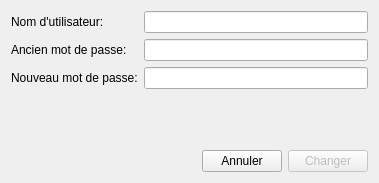
<?xml version="1.0" encoding="UTF-8"?>
<ui version="4.0">
 <class>PasswordManagment</class>
 <widget class="QDialog" name="PasswordManagment">
  <property name="geometry">
   <rect>
    <x>0</x>
    <y>0</y>
    <width>379</width>
    <height>183</height>
   </rect>
  </property>
  <property name="windowTitle">
   <string>Changer son mot de passe</string>
  </property>
  <layout class="QGridLayout" name="gridLayout_2">
   <item row="1" column="0">
    <layout class="QGridLayout" name="gridLayout">
     <item row="0" column="0">
      <widget class="QLabel" name="pseudo_label">
       <property name="text">
        <string>Nom d'utilisateur:</string>
       </property>
       <property name="buddy">
        <cstring>pseudo_input</cstring>
       </property>
      </widget>
     </item>
     <item row="2" column="0">
      <widget class="QLabel" name="new_password_label">
       <property name="text">
        <string>Nouveau mot de passe:</string>
       </property>
       <property name="buddy">
        <cstring>new_password_input</cstring>
       </property>
      </widget>
     </item>
     <item row="0" column="1">
      <widget class="Input" name="pseudo_input"/>
     </item>
     <item row="1" column="1">
      <widget class="Input" name="old_password_input">
       <property name="echoMode">
        <enum>QLineEdit::Password</enum>
       </property>
      </widget>
     </item>
     <item row="2" column="1">
      <widget class="Input" name="new_password_input">
       <property name="echoMode">
        <enum>QLineEdit::Password</enum>
       </property>
      </widget>
     </item>
     <item row="1" column="0">
      <widget class="QLabel" name="old_password_label">
       <property name="text">
        <string>Ancien mot de passe:</string>
       </property>
       <property name="buddy">
        <cstring>old_password_input</cstring>
       </property>
      </widget>
     </item>
    </layout>
   </item>
   <item row="3" column="0">
    <layout class="QHBoxLayout" name="horizontalLayout">
     <item>
      <spacer name="horizontalSpacer">
       <property name="orientation">
        <enum>Qt::Horizontal</enum>
       </property>
       <property name="sizeHint" stdset="0">
        <size>
         <width>40</width>
         <height>20</height>
        </size>
       </property>
      </spacer>
     </item>
     <item>
      <widget class="QPushButton" name="cancel_button">
       <property name="text">
        <string>Annuler</string>
       </property>
      </widget>
     </item>
     <item>
      <widget class="QPushButton" name="accept_button">
       <property name="enabled">
        <bool>false</bool>
       </property>
       <property name="text">
        <string>Changer</string>
       </property>
       <property name="default">
        <bool>true</bool>
       </property>
      </widget>
     </item>
    </layout>
   </item>
   <item row="2" column="0">
    <spacer name="verticalSpacer">
     <property name="orientation">
      <enum>Qt::Vertical</enum>
     </property>
     <property name="sizeHint" stdset="0">
      <size>
       <width>20</width>
       <height>40</height>
      </size>
     </property>
    </spacer>
   </item>
  </layout>
 </widget>
 <customwidgets>
  <customwidget>
   <class>Input</class>
   <extends>QLineEdit</extends>
   <header>gui.input</header>
  </customwidget>
 </customwidgets>
 <resources/>
 <connections>
  <connection>
   <sender>accept_button</sender>
   <signal>clicked()</signal>
   <receiver>PasswordManagment</receiver>
   <slot>accept()</slot>
   <hints>
    <hint type="sourcelabel">
     <x>328</x>
     <y>161</y>
    </hint>
    <hint type="destinationlabel">
     <x>189</x>
     <y>91</y>
    </hint>
   </hints>
  </connection>
  <connection>
   <sender>cancel_button</sender>
   <signal>clicked()</signal>
   <receiver>PasswordManagment</receiver>
   <slot>close()</slot>
   <hints>
    <hint type="sourcelabel">
     <x>242</x>
     <y>161</y>
    </hint>
    <hint type="destinationlabel">
     <x>189</x>
     <y>91</y>
    </hint>
   </hints>
  </connection>
 </connections>
</ui>
